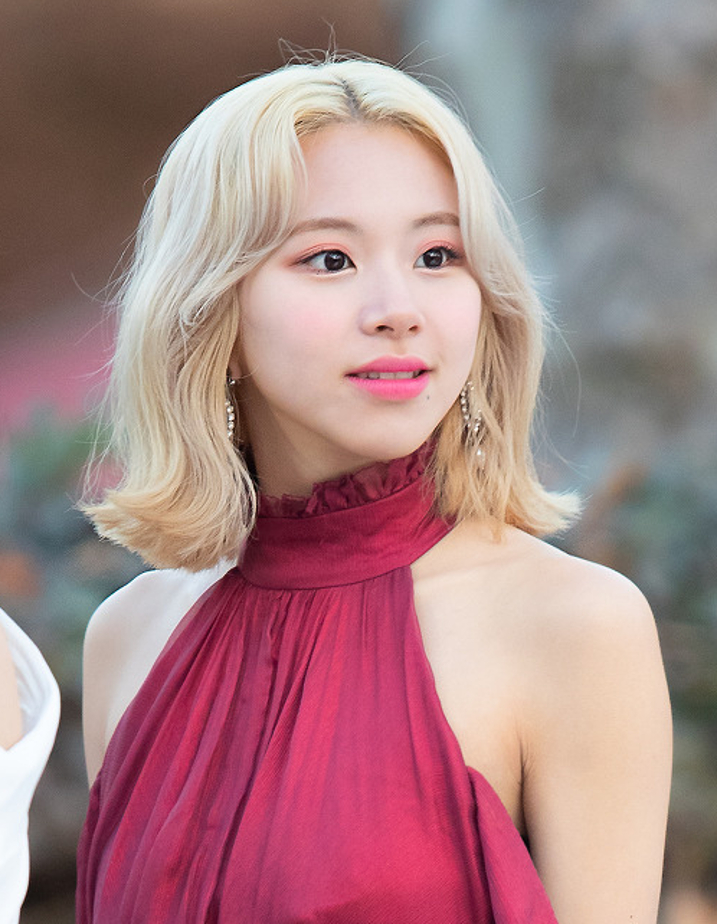
#> input picture images/test.png, 717 x 924 px
$ python main.py
#> lines starting #> are read from the running program, lines starting #| are printed output that depends on the picture
from sys import stderr
from time import sleep
from PIL import Image
from math import sin, cos, pi
import serial


def get_polar_coordinate_image(image: Image, pixel_per_line: int, pieces: int) -> Image:
    degree_step = 360 / pieces
    polar_coordinate_image = Image.new(
        "RGB", (pieces, pixel_per_line))
    square_image, image_size = get_square_image_and_size(image)
    start_coord = (image_size // 2, image_size // 2)
    radius = image_size // 2
    for piece in range(pieces):
        theta = piece * degree_step
        end_x = start_coord[0] + int(radius * cos(theta * pi / 180))
        end_y = start_coord[1] + int(radius * sin(theta * pi / 180))
        end_coord = (end_x, end_y)
        line = get_line_of_image(
            square_image, start_coord, end_coord, pixel_per_line)
        for r in range(pixel_per_line):
            polar_coordinate_image.putpixel((piece, r), line[r])
    return polar_coordinate_image


def get_square_image_and_size(image: Image) -> Image:
    center_coord = (image.width // 2, image.height // 2)
    image_size = min(image.width, image.height)
    square_image = Image.new("RGB", (image_size, image_size))
    for y in range(image_size):
        for x in range(image_size):
            origin_x = center_coord[0] - image_size // 2 + x
            origin_y = center_coord[1] - image_size // 2 + y
            origin_pixel = image.getpixel((origin_x, origin_y))
            square_image.putpixel((x, y), origin_pixel)
    return square_image, image_size


def get_line_of_image(image: Image, start_coord: tuple, end_coord: tuple, step: int) -> list:
    x_diff = end_coord[0] - start_coord[0]
    y_diff = end_coord[1] - start_coord[1]
    x_step = x_diff / step
    y_step = y_diff / step
    x = start_coord[0]
    y = start_coord[1]
    line = []
    for _ in range(step):
        line.append(image.getpixel((int(x), int(y))))
        x += x_step
        y += y_step
    return line


if __name__ == '__main__':
    image = Image.open('./images/test.png')
#> image is the input picture: PIL image 717x924 RGB; mean R, G, B 166.7, 130, 132
    # image = Image.open('./images/heroes-of-the-storm-logo.png')
    arduino = serial.Serial()
    arduino.port = '/dev/cu.usbserial-10'
    arduino.baudrate = 57600
    error_waitsec = 3
    r_size = 100

    square_image, _ = get_square_image_and_size(image)
#> in get_square_image_and_size, `square_image = Image.new("RGB", (image_size, image_size))`: square_image: PIL image 717x717 RGB; every value is 0
#> after the loop in get_square_image_and_size, `for y in range(image_size):`:
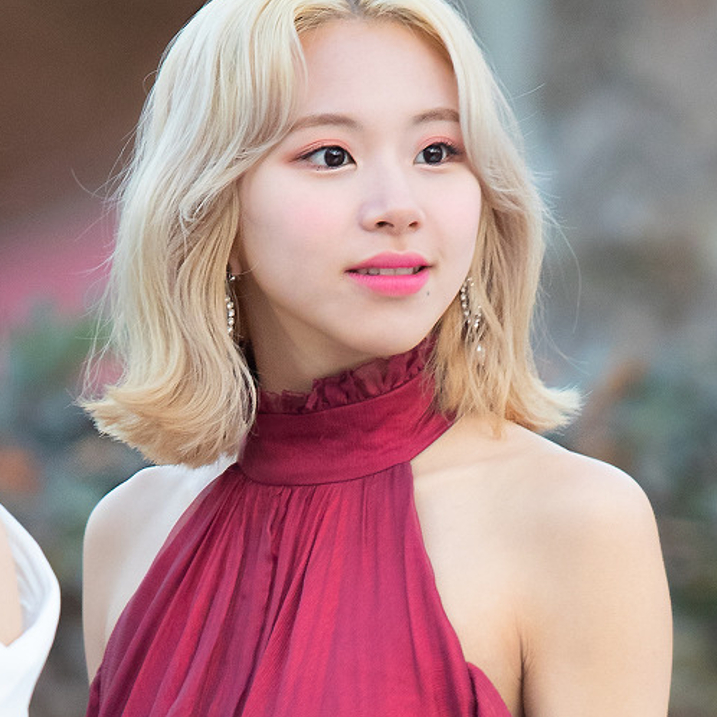
#> square_image: PIL image 717x717 RGB; mean R, G, B 170.9, 137.1, 137.4
    polar_image = get_polar_coordinate_image(image, r_size, 30)
#> in get_polar_coordinate_image, `polar_coordinate_image = Image.new( "RGB", (pieces, pixel_per_line))`: polar_coordinate_image: PIL image 30x100 RGB; every value is 0
#> in get_polar_coordinate_image, `square_image, image_size = get_square_image_and_size(image)`: image_size = 717
#> in get_polar_coordinate_image, `start_coord = (image_size // 2, image_size // 2)`: start_coord = (358, 358)
#> in get_polar_coordinate_image, `radius = image_size // 2`: radius = 358
#> the loop in get_polar_coordinate_image, `for piece in range(pieces):` made 30 passes
#> (end_x, end_y, x_diff in get_line_of_image, y_diff in get_line_of_image, x_step in get_line_of_image, y_step in get_line_of_image) on passes 1 to 12: (716, 358, 358, 0, 3.58, 0), (708, 432, 350, 74, 3.5, 0.74), (685, 503, 327, 145, 3.27, 1.45), (647, 568, 289, 210, 2.89, 2.1), (597, 624, 239, 266, 2.39, 2.66), (537, 668, 179, 310, 1.79, 3.1), (468, 698, 110, 340, 1.1, 3.4), (395, 714, 37, 356, 0.37, 3.56), (321, 714, -37, 356, -0.37, 3.56), (248, 698, -110, 340, -1.1, 3.4), (180, 668, -178, 310, -1.78, 3.1), (119, 624, -239, 266, -2.39, 2.66)
#> after the loop in get_polar_coordinate_image, `for piece in range(pieces):`:
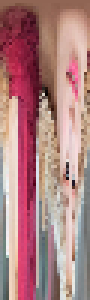
#> polar_coordinate_image: PIL image 30x100 RGB (shown 3 times larger); mean R, G, B 175.2, 130, 130.2
    # square_image.show()
    # polar_image.show()

    while (arduino.is_open == False):
        try:
            arduino.open()
        except OSError as e:
            print(e.strerror,
                  f'(try again after {error_waitsec} seconds...)', file=stderr)
            sleep(error_waitsec)

    arduino.write(f'{r_size} {r_size}\n'.encode('utf-8'))
    print(f'Size of image in transit: {r_size}x{r_size}')
    rgb_list = polar_image.getdata()
    iterator = 0
    for r, g, b in rgb_list:
        print(
            f'\rTransmitting ... \033[90m{100 * iterator / (r_size ** 2):5.2f} %\033[0m', end='', flush=True)
        iterator += 1
        arduino.write(f'{r} {g} {b} '.encode('utf-8'))
#> this loop made 3000 passes
#> (r, g, b) on passes 1 to 3: (144, 101, 84), (144, 101, 84), (144, 101, 84)
#> (printed output is left out)
#> after the loop, iterator = 3000
    print('\rTransmitting ... \033[32m[Clear]\033[0m', flush=True)
    arduino.close()
